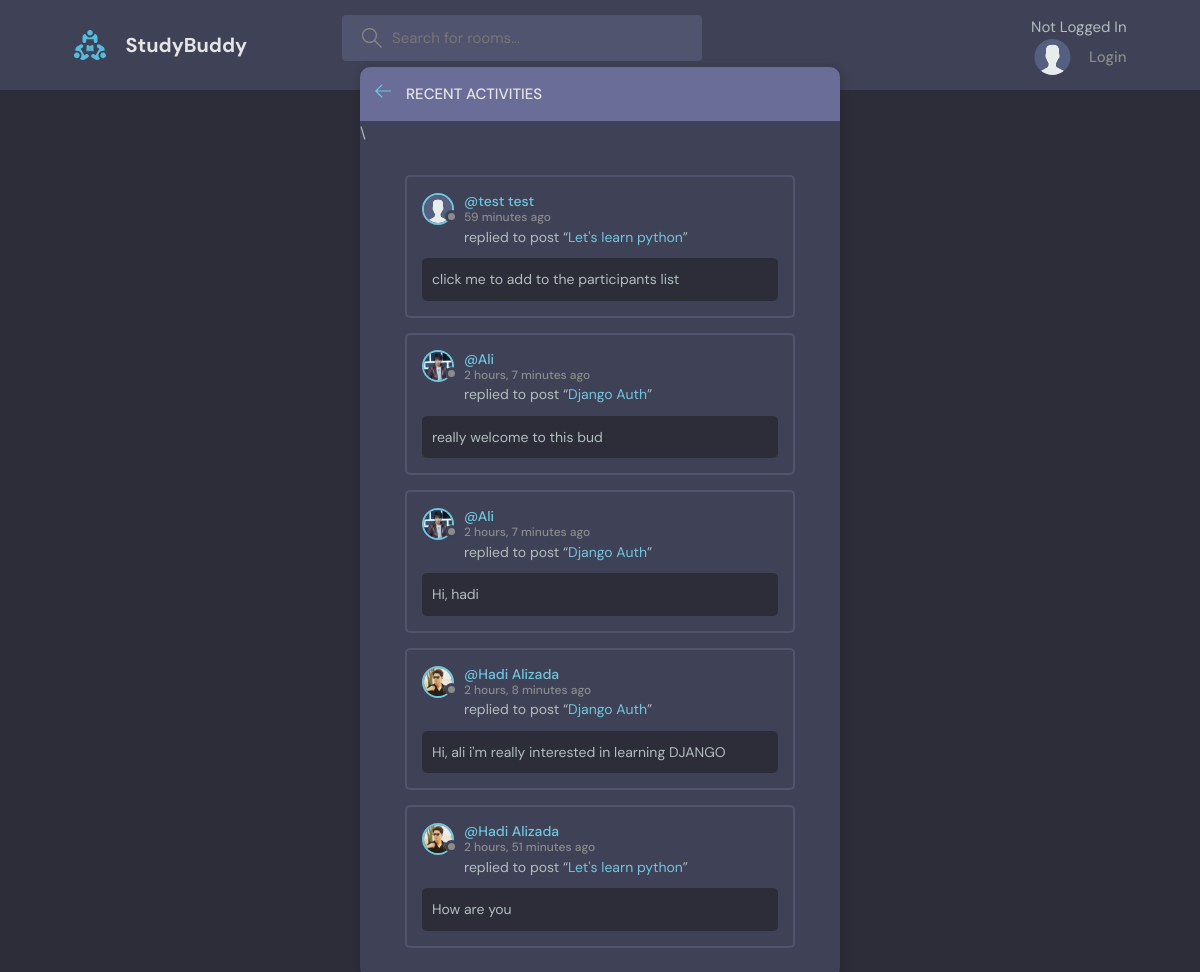
The page /activity/ on the database its author committed.
### base/models.py (models this page shows, shortened)
class Message(models.Model):
    user = models.ForeignKey(User, on_delete=models.CASCADE)
    room = models.ForeignKey(Room, on_delete=models.CASCADE)
    body = models.TextField()
    updated = models.DateTimeField(auto_now=True)
    created = models.DateTimeField(auto_now_add=True)
    class Meta:
        ordering = ['-updated', '-created']

class User(AbstractUser):
    name = models.CharField(max_length=200, null=True)
    email = models.EmailField(unique=True)
    avatar = models.ImageField(
        upload_to="avatar/", default="avatar.svg", null=True)
    bio = models.TextField()
    USERNAME_FIELD = "email"
    REQUIRED_FIELDS = []

class Room(models.Model):
    host = models.ForeignKey(User, on_delete=models.SET_NULL, null=True)
    topic = models.ForeignKey(Topic, on_delete=models.SET_NULL, null=True)
    name = models.CharField(max_length=200)
    desc = models.TextField(null=True, blank=True)
    participants = models.ManyToManyField(
        User, related_name="participants", blank=True)
    updated = models.DateTimeField(auto_now=True)
    created = models.DateTimeField(auto_now_add=True)
    class Meta:
        ordering = ['-updated', '-created']

### base/views.py (the view)
# urls.py: path("activity/", views.activity_page, name="activity")
def activity_page(request):
    activities = Message.objects.all()
    return render(request, "base/activity.html", {"activities": activities})

### base/templates/base/activity.html (shortened to what this page needs)
{% extends 'main.html' %}
{% block content %}
    <main class="layout">
      <div class="container">
        <div class="layout__box">
          <div class="layout__boxHeader">
            <div class="layout__boxTitle">
              <a href="{% url 'home-page' %}">
                <svg version="1.1" xmlns="http://www.w3.org/2000/svg" width="32" height="32" viewBox="0 0 32 32">
                  <title>arrow-left</title>
                  <path
                    d="M13.723 2.286l-13.723 13.714 13.719 13.714 1.616-1.611-10.96-10.96h27.625v-2.286h-27.625l10.965-10.965-1.616-1.607z"
                  ></path>
                </svg>
              </a>
              <h3>Recent Activities</h3>
            </div>
          </div>\
          <div class="activities-page layout__body">
            {% for activity in activities %}
              <div class="activities__box">
                <div class="activities__boxHeader roomListRoom__header">
                  <a href="{% url 'profile' activity.user.id %}" class="roomListRoom__author">
                    <div class="avatar avatar--small">
                      <img src="{{ activity.user.avatar.url }}" />
                    </div>
                    <p>
                      @{{ activity.user.name }}
                      <span>{{ activity.created|timesince }} ago</span>
                    </p>
                  </a>
                </div>
                <div class="activities__boxContent">
                  <p>replied to post “<a href="{% url 'room-page' activity.room.id %}">{{ activity.room.name }}</a>”</p>
                  <div class="activities__boxRoomContent">
                    {{ activity.body }}
                  </div>
                </div>
              </div>
            {% endfor %}
          </div>
        </div>
      </div>
    </main>
{% endblock content %}

### static/style/style.css (style rules this page uses)
:root { --color-main: #71c6dd; --color-main-light: #e1f6fb; --color-dark: #3f4156; --color-dark-medium: #51546e; --color-dark-light: #696d97; --color-light: #e5e5e5; --color-gray: #8b8b8b; --color-light-gray: #b2bdbd; --color-bg: #2d2d39; --color-success: #5dd693; --color-error: #fc4b0b; }
* { font-family: "DM Sans", -apple-system, BlinkMacSystemFont, "Segoe UI", Roboto, Oxygen, Ubuntu, Cantarell, "Open Sans", "Helvetica Neue", sans-serif; margin: 0; padding: 0; box-sizing: border-box; text-rendering: optimizeLegibility; font-size: inherit; }
html { font-size: 56.25%; }
@media only screen and (min-width: 1200px) { html { font-size: 62.5%; } }
body { line-height: 1.6; font-weight: 400; font-size: 1.5rem; color: var(--color-light-gray); background-color: var(--color-bg); min-height: 100vh; }
img { width: 100%; }
a { display: inline-block; color: var(--color-main); text-decoration: none; }
.container { max-width: 120rem; width: 90%; margin: auto; }
.avatar { position: relative; display: inline-block; border-radius: 50%; border: 2px solid var(--color-main); }
.avatar img { display: block; border-radius: 50%; object-fit: cover; object-position: center; }
.avatar::after { content: ""; display: block; position: absolute; background-color: var(--color-gray); z-index: 111; border-radius: 50%; border: 0.3rem solid var(--color-dark); }
.avatar.avatar--small img { width: 2.8rem; height: 2.8rem; }
.avatar.avatar--small:after { width: 0.7rem; height: 0.7rem; bottom: 0px; right: -6px; }
.layout { margin-top: 2.4rem; }
.layout > .container { display: flex; justify-content: space-between; align-items: flex-start; }
.layout__box { width: 90%; max-width: 48rem; min-height: 40rem; position: absolute; top: 50%; left: 50%; transform: translate(-50%, -46%); background-color: var(--color-dark); border-radius: 1rem; box-shadow: 1px 1px 6px 3px rgba(0, 0, 0, 0.1); overflow: hidden; }
.layout__boxHeader { display: flex; padding: 1.5rem; background-color: var(--color-dark-light); }
.layout__boxTitle { display: flex; gap: 1.5rem; align-items: center; }
.layout__boxTitle h3 { text-transform: uppercase; font-weight: 500; color: var(--color-light); }
.layout__boxTitle svg { width: 1.6rem; height: 1.6rem; fill: var(--color-main); }
.layout__body { margin: 3rem; }
.roomListRoom__header { display: flex; justify-content: space-between; align-items: center; }
.roomListRoom__author { font-weight: 500; display: flex; align-items: center; gap: 1rem; }
.activities__box { margin: 1.5rem; padding: 1.5rem; border: 2px solid var(--color-dark-medium); border-radius: 5px; }
.activities__boxHeader p { font-size: 1.4rem; line-height: 1.3; }
.activities__boxHeader p span { color: var(--color-gray); font-size: 1.2rem; display: block; }
.activities__boxContent { margin-left: 4.2rem; }
.activities__boxContent { font-size: 1.4rem; }
.activities__boxRoomContent { background: var(--color-bg); padding: 1rem; border-radius: 5px; margin-top: 1rem; margin-left: -4.2rem; }

### rows shown on the page
Message: user.avatar (placeholder picture), user.name "test test", created "59 minutes", room.name "Let's learn python", body "click me to add to the participants list"
Message: user.avatar (picture), user.name "Ali", created "2 hours, 7 minutes", room.name "Django Auth", body "really welcome to this bud"
Message: user.avatar (picture), user.name "Ali", created "2 hours, 7 minutes", room.name "Django Auth", body "Hi, hadi"
Message: user.avatar (picture), user.name "Hadi Alizada", created "2 hours, 8 minutes", room.name "Django Auth", body "Hi, ali i'm really interested in learning DJANGO"
Message: user.avatar (picture), user.name "Hadi Alizada", created "2 hours, 51 minutes", room.name "Let's learn python", body "How are you"
